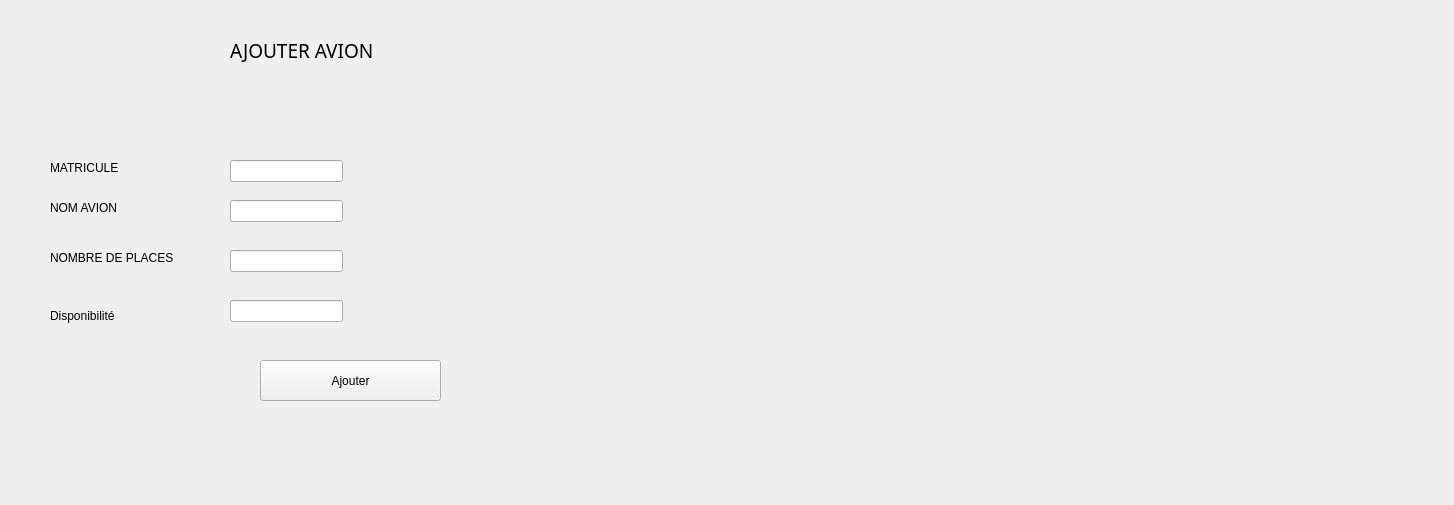
      <widget class="QWidget" name="tab_7">
       <attribute name="title">
        <string>ajouter</string>
       </attribute>
       <widget class="QLabel" name="label_12">
        <property name="geometry">
         <rect>
          <x>50</x>
          <y>160</y>
          <width>111</width>
          <height>16</height>
         </rect>
        </property>
        <property name="text">
         <string>MATRICULE</string>
        </property>
       </widget>
       <widget class="QLabel" name="label_13">
        <property name="geometry">
         <rect>
          <x>50</x>
          <y>200</y>
          <width>111</width>
          <height>16</height>
         </rect>
        </property>
        <property name="text">
         <string>NOM AVION</string>
        </property>
       </widget>
       <widget class="QLabel" name="label_16">
        <property name="geometry">
         <rect>
          <x>50</x>
          <y>250</y>
          <width>181</width>
          <height>16</height>
         </rect>
        </property>
        <property name="text">
         <string>NOMBRE DE PLACES</string>
        </property>
       </widget>
       <widget class="QLineEdit" name="mat">
        <property name="geometry">
         <rect>
          <x>230</x>
          <y>160</y>
          <width>113</width>
          <height>22</height>
         </rect>
        </property>
       </widget>
       <widget class="QLineEdit" name="nom">
        <property name="geometry">
         <rect>
          <x>230</x>
          <y>200</y>
          <width>113</width>
          <height>22</height>
         </rect>
        </property>
       </widget>
       <widget class="QLineEdit" name="cap">
        <property name="geometry">
         <rect>
          <x>230</x>
          <y>250</y>
          <width>113</width>
          <height>22</height>
         </rect>
        </property>
       </widget>
       <widget class="QPushButton" name="ajouteravion">
        <property name="geometry">
         <rect>
          <x>260</x>
          <y>360</y>
          <width>181</width>
          <height>41</height>
         </rect>
        </property>
        <property name="text">
         <string>Ajouter</string>
        </property>
       </widget>
       <widget class="QLabel" name="label_18">
        <property name="geometry">
         <rect>
          <x>230</x>
          <y>30</y>
          <width>331</width>
          <height>41</height>
         </rect>
        </property>
        <property name="font">
         <font>
          <family>Rockwell Extra Bold</family>
          <pointsize>14</pointsize>
         </font>
        </property>
        <property name="text">
         <string>AJOUTER AVION</string>
        </property>
       </widget>
       <widget class="QLabel" name="avion1">
        <property name="geometry">
         <rect>
          <x>4</x>
          <y>5</y>
          <width>1441</width>
          <height>491</height>
         </rect>
        </property>
        <property name="text">
         <string/>
        </property>
       </widget>
       <widget class="QLabel" name="label_103">
        <property name="geometry">
         <rect>
          <x>50</x>
          <y>300</y>
          <width>131</width>
          <height>31</height>
         </rect>
        </property>
        <property name="text">
         <string>Disponibilité</string>
        </property>
       </widget>
       <widget class="QLineEdit" name="dispo">
        <property name="geometry">
         <rect>
          <x>230</x>
          <y>300</y>
          <width>113</width>
          <height>22</height>
         </rect>
        </property>
       </widget>
       <zorder>avion1</zorder>
       <zorder>label_12</zorder>
       <zorder>label_13</zorder>
       <zorder>label_16</zorder>
       <zorder>mat</zorder>
       <zorder>nom</zorder>
       <zorder>cap</zorder>
       <zorder>ajouteravion</zorder>
       <zorder>label_18</zorder>
       <zorder>label_103</zorder>
       <zorder>dispo</zorder>
      </widget>
